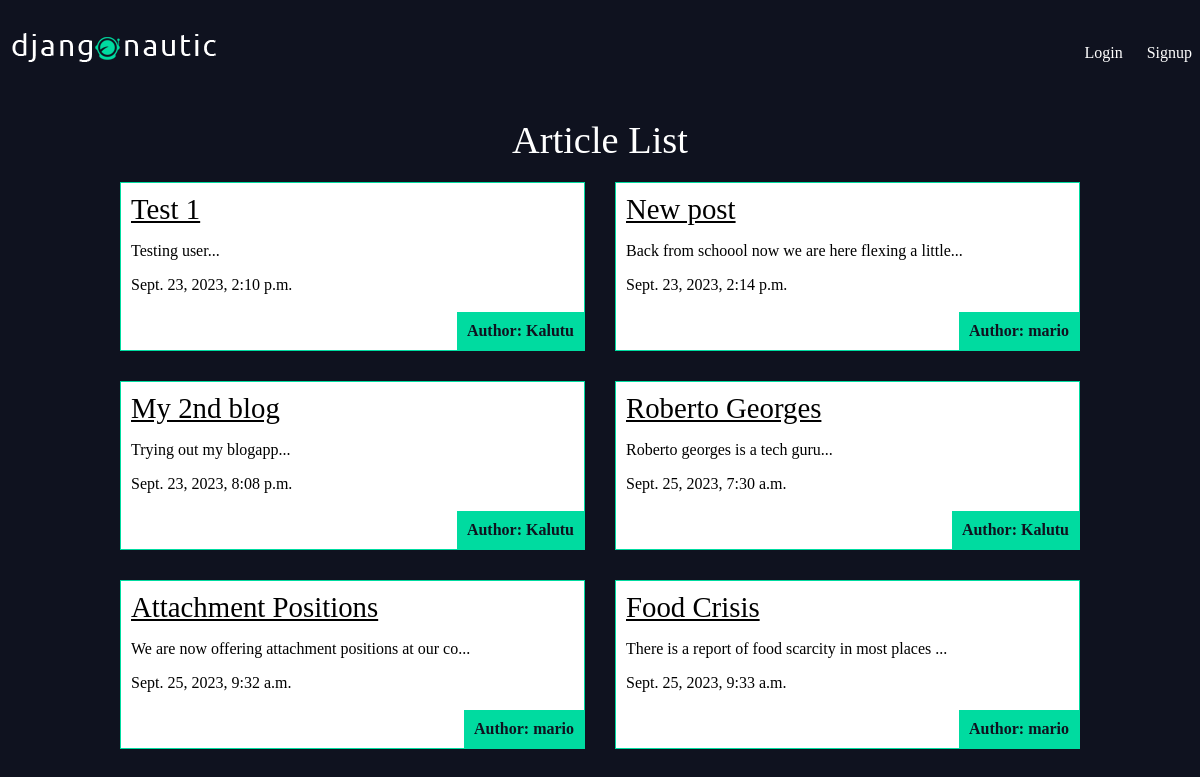
Before: / with the older database file.
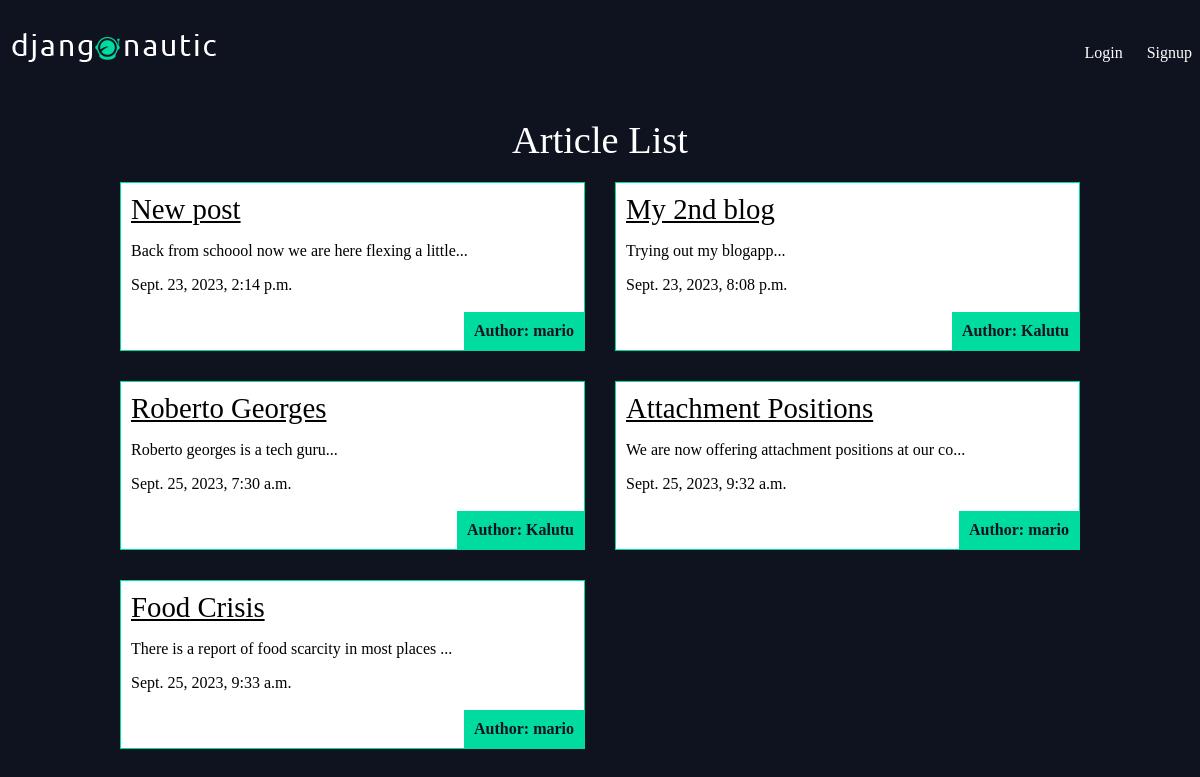
After: the same page with the newer database file.
### articles/models.py (models this page shows, shortened)
class Article(models.Model):
    title = models.CharField(max_length=100)
    slug = models.SlugField()
    body = models.TextField()
    date = models.DateTimeField(auto_now_add=True)
    thumb = models.ImageField(default="default.png", blank=True)
    author = models.ForeignKey(User, default=None, on_delete=models.CASCADE)
    def snippet(self):
        return self.body[:50] + "..."

### articles/views.py (the view)
# urls.py: path('', article_list, name='list'),
def article_list(request):
    articles = Article.objects.all().order_by('date')
    return render(request, 'articles/article_list.html', {"articles":articles})

### articles/templates/articles/article_list.html
{% extends 'base.html' %}
{% block content %}
    <h1>Article List</h1>
    <div class="articles">
        {% for article in articles %}
            <div class="article">
                <h2><a class="black" href="{% url 'articles:detail' slug=article.slug %}">{{article.title}}</a></h2>
                <p>{{article.snippet}}</p>
                <p>{{article.date}}</p>
                <p class="author">Author: {{ article.author }}</p>
            </div>
        {% endfor %}
    </div>
{% endblock %}

Changed rows visible on the page:
removed Article: title "Test 1", snippet "Testing user...", date "Sept. 23, 2023, 2:10 p.m.", author "Kalutu"
